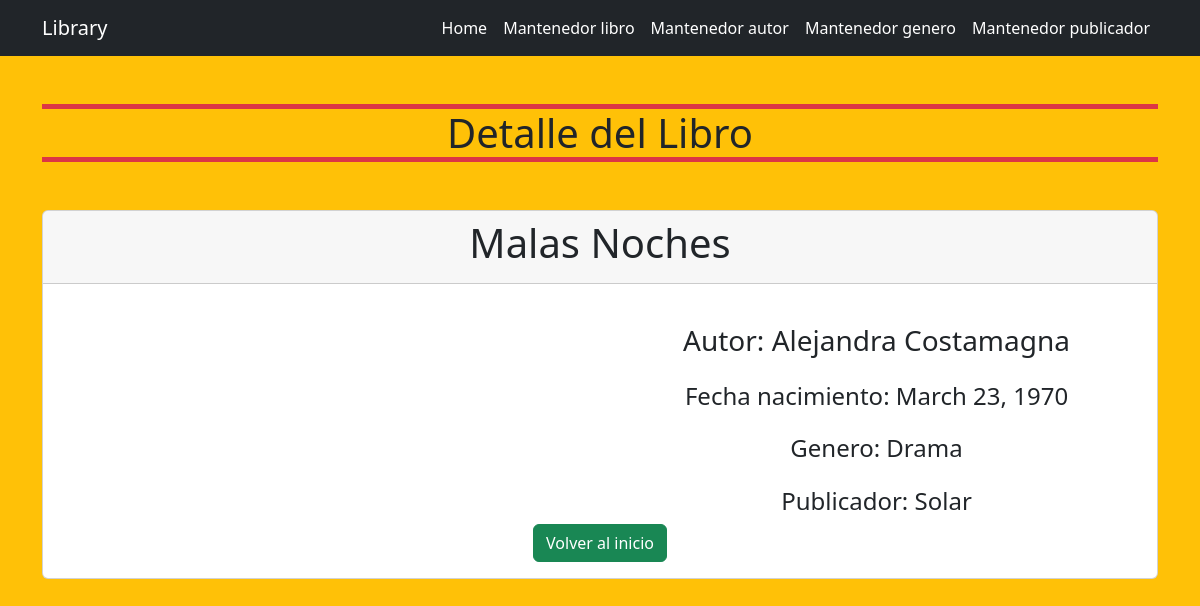
The app's page /book/1/detail/, older data.
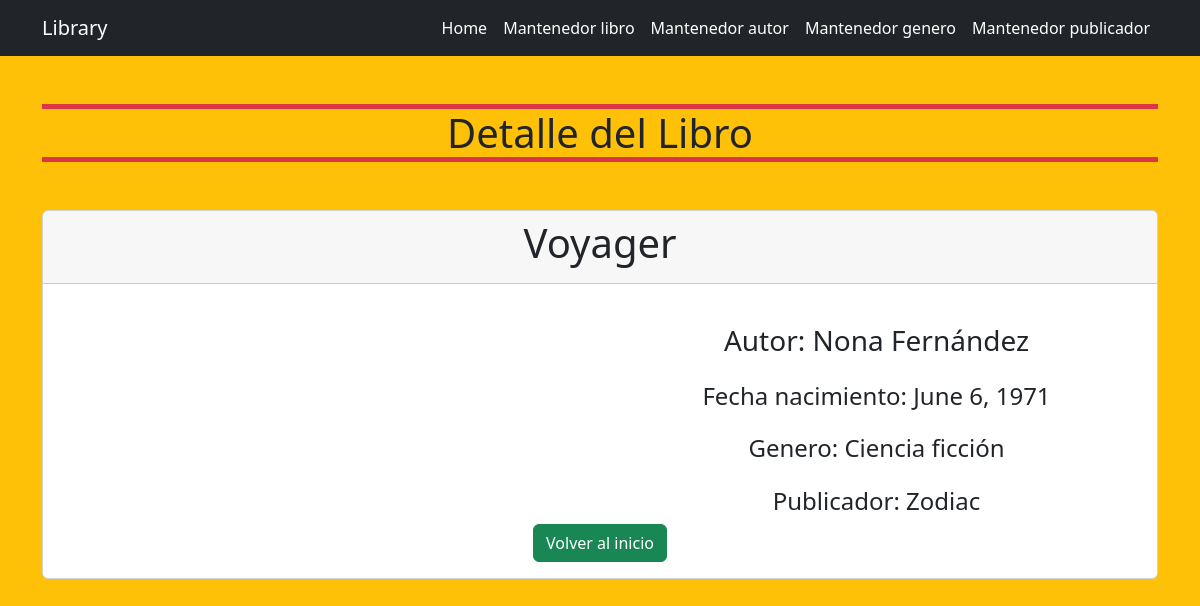
The same page, newer data.
### libraryApp/models.py (models this page shows)
class Book(models.Model):
    try:
        name = models.CharField(max_length = 100)
        author = models.ForeignKey(Author, on_delete=models.CASCADE, null = True)
        genre = models.ForeignKey(Genre, on_delete=models.CASCADE, null = True)
        publisher = models.ForeignKey(Publisher, on_delete=models.CASCADE, null = True)
    except Exception as e:
        print('Modelo no creado: ', e)

class Author(models.Model):
    try:
        name = models.CharField(max_length = 100)
        date_of_birth = models.DateField()
        def __str__(self):
            return self.name
    except Exception as e:
        print('Modelo no creado: ', e)

class Genre(models.Model):
    try:
        name = models.CharField(max_length = 100)
        def __str__(self):
            return self.name
    except Exception as e:
        print('Modelo no creado: ', e)

class Publisher(models.Model):
    try:
        name = models.CharField(max_length = 100)
        def __str__(self):
            return self.name
    except Exception as e:
        print('Modelo no creado: ', e)

### libraryApp/views.py (the view)
# urls.py: path('book/<int:pk>/detail/', views.detailBook, name='detailBook'),
def detailBook(request, pk):
    book = get_object_or_404(Book, pk=pk)
    return render(request, 'library/bookDetail.html', {'book': book})

### libraryApp/templates/library/bookDetail.html (shortened to what this page needs)
{% extends '../layout/base.html' %} {% block content %}
<section class="container">
    <h1 class="text-center my-5 border border-5 border-danger border-start-0 border-end-0">Detalle del Libro</h1>
    <div class="card text-center">
      <div class="card-header">
        <h1>
          {{book.name}}
        </h1>
      </div>
      <div class="card-body">
        <div class="row">
          <div class="col-6">
          </div>
          <div class="col-6">
            <h3 class="card-title mt-4">Autor: {{book.author}}</h3>
            <h4 class="card-title mt-4">Fecha nacimiento: {{book.author.date_of_birth}}</h4>
            <h4 class="card-title mt-4">Genero: {{book.genre}}</h4>
            <h4 class="card-title mt-4">Publicador: {{book.publisher}}</h4>
          </div>
        </div>
        <a href="{% url 'home' %}" class="btn btn-success">Volver al inicio</a>
      </div>
    </div>
</section>
{% endblock %}

Row changes from the older to the newer data that the page shows:
changed Book: name "Malas Noches" → "Voyager"; author "Alejandra Costamagna" → "Nona Fernández"; author.date_of_birth "March 23, 1970" → "June 6, 1971"; genre "Drama" → "Ciencia ficción"; publisher "Solar" → "Zodiac"
